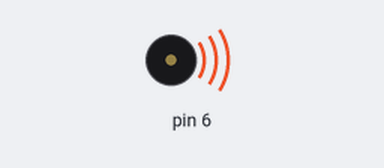
The sketch below on a simulated Arduino Uno, built with avr-gcc and run on an emulated ATmega328P. On the bench: buzzer (waves = sounding).

Above: at 9.22 s.
At 11.98 s:
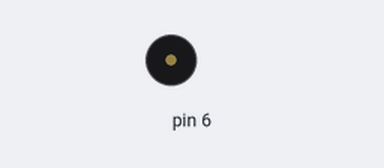
Timing chart, 0 to 12.3 s (numbered marks = the images above):
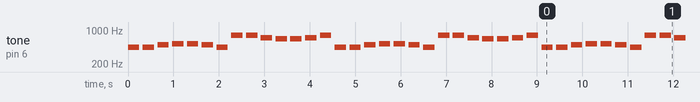

Measured:
- by itself, tone on pin 6: plays 440 Hz for 0.25 s, 440 Hz for 0.25 s, 494 Hz for 0.25 s, 523 Hz for 0.25 s, 523 Hz for 0.25 s, 494 Hz for 0.25 s … (400 notes in this stretch)

The sketch:

Melody.ino
```cpp
#define NOTE_A4 440
#define NOTE_B4 494
#define NOTE_C5 523
#define NOTE_D5 587
#define NOTE_E5 659
#define NOTE_F5 698
#define NOTE_G5 784
int led = 6;
int melody[] = {
  NOTE_A4, NOTE_A4, NOTE_B4, NOTE_C5, NOTE_C5, NOTE_B4, NOTE_A4,
  NOTE_G5, NOTE_G5, NOTE_F5, NOTE_E5, NOTE_E5, NOTE_F5, NOTE_G5,
  NOTE_A4, NOTE_A4, NOTE_B4, NOTE_C5, NOTE_C5, NOTE_B4, NOTE_A4,
  NOTE_G5, NOTE_G5, NOTE_F5, NOTE_E5, NOTE_E5, NOTE_F5, NOTE_G5,
};

int noteDuration = 500; // in milliseconds

void setup() {
  for (int thisNote = 0; thisNote < sizeof(melody) / sizeof(melody[0]); thisNote++) {
    int noteDuration = 1000 / 4; // 1/4 note duration is 1000 milliseconds divided by beats per minute
    tone(6, melody[thisNote], noteDuration);
    int pauseBetweenNotes = noteDuration * 1.30;
    delay(pauseBetweenNotes);
    noTone(6); // stop the tone playing
  }
}

void loop() {for (int thisNote = 0; thisNote < sizeof(melody) / sizeof(melody[0]); thisNote++) {
    int noteDuration = 1000 / 4; // 1/4 note duration is 1000 milliseconds divided by beats per minute
    tone(6, melody[thisNote], noteDuration);
    int pauseBetweenNotes = noteDuration * 1.30;
    delay(pauseBetweenNotes);
    noTone(6); // stop the tone playing
}
  // no need to do anything here
}
```
